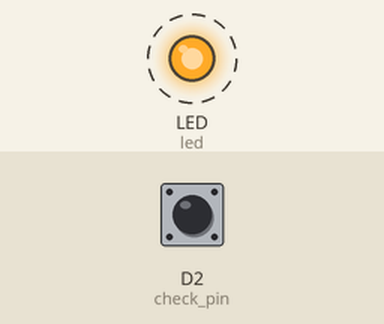
A program run on a simulated CircuitPython board. On the bench: output pins drawn as LEDs (lit = HIGH). Dashed ring = blinking. Inputs (shaded band) come from the test bench; at power-on: D2 (check_pin) LOW. What the program prints to the serial console is not drawn.

Above: at 1.2 s.
1.3 s: D2 (check_pin) pulled HIGH for 0.6 s
Timing chart, 0 to 10.3 s (numbered marks = the images above; inputs shaded):
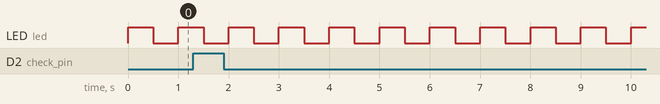

The program:

code.py
```python
import time
import board
import busio
import supervisor
from digitalio import DigitalInOut, Direction, Pull

led = DigitalInOut(board.LED)
led.direction = Direction.OUTPUT

check_pin = DigitalInOut(board.D2)
check_pin.direction = Direction.INPUT
check_pin.pull = Pull.DOWN
uart1 = None

last_check_value = check_pin.value

def CheckAndEchoUart(index, uart):
    waiting_count = uart.in_waiting
    if waiting_count:
        print("*** Uart", index, " input(", waiting_count, ") ***")
        data = uart.read(waiting_count)

        if (index == 1):
            print("Echoed back len:",len(data), "data:", data.decode())
        else:
            print(index,">>", data.decode())
            uart.write(data)

while True:
    if check_pin.value:
        if uart1 == None:
            # we have not yet tried to iniatialize the uarts
            print("Initialize Uarts")
            uart1 = busio.UART(board.TX, board.RX, baudrate=500000)
            uart2 = busio.UART(board.D8, board.D7, baudrate=500000)
            uart3 = busio.UART(board.D14, board.D15, baudrate=500000)
            uart4 = busio.UART(board.D17, board.D16, baudrate=500000)
            uart5 = busio.UART(board.D20, board.D21, baudrate=500000)
            uart6 = busio.UART(board.D24, board.D25, baudrate=500000)
            uart7 = busio.UART(board.D29, board.D28, baudrate=500000)
            uart8 = busio.UART(board.D35, board.D34, baudrate=500000)

        if supervisor.runtime.serial_bytes_available:
            text = input()
            print("*** Serial input ***", text)
            b = bytearray()
            b.extend(text)
            uart1.write(b)

        CheckAndEchoUart(1, uart1)
        CheckAndEchoUart(2, uart2)
        CheckAndEchoUart(3, uart3)
        CheckAndEchoUart(4, uart4)
        CheckAndEchoUart(5, uart5)
        CheckAndEchoUart(6, uart6)
        CheckAndEchoUart(7, uart7)
        CheckAndEchoUart(8, uart8)
    # cycle colors
    if led.value:
        led.value = False
    else:
        led.value = True
    time.sleep(0.5)
```

Measured:
- by itself, LED (led): alternates HIGH for 0.50 s and LOW for 0.50 s
